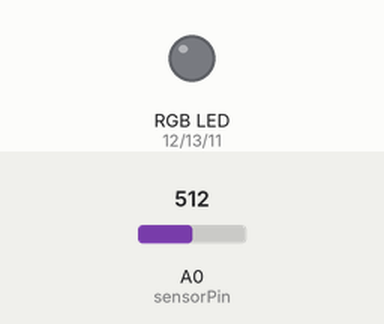
A sketch run on a simulated Arduino Uno, built with avr-gcc and run on an emulated ATmega328P. On the bench: an RGB LED mixed from three pins (HIGH = lit). The test bench sets the inputs (shaded band); at power-on: A0 (sensorPin) = 512.

Above: at 3.8 s.
3.9 s: A0 (sensorPin) set to 0
At 5.5 s:
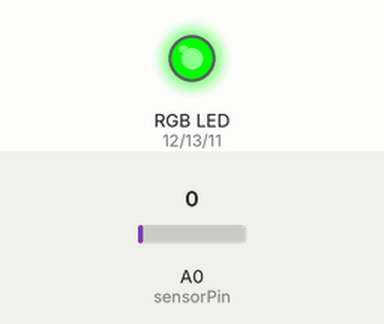
7.9 s: A0 (sensorPin) set to 122
At 8.2 s:
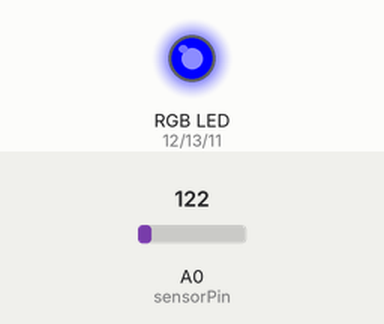
At 8.69 s:
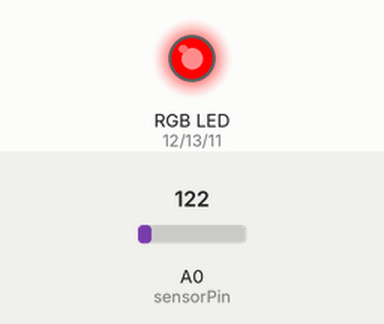
Timing chart, 0 to 17.9 s (numbered marks = the images above; inputs shaded):
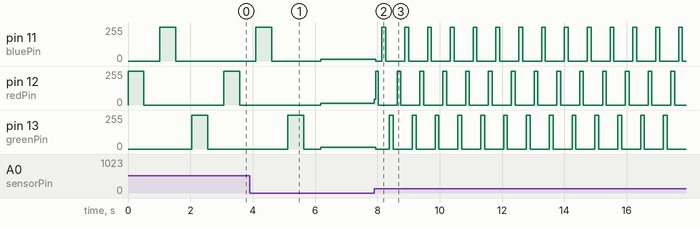

Measured:
- after the input at 7.9 s, pin 11 (bluePin): 14/255 → 0/255 at once, then repeats every 0.73 s: 255/255 0.12 s, 0/255 0.61 s; pin 12 (redPin): 13/255 → 42/255 at once, then moves between 0/255 and 255/255, repeating every 0.73 s; pin 13 (greenPin): 13/255 → 0/255 at once, then repeats every 0.73 s: 255/255 0.12 s, 0/255 0.61 s

The sketch:

AnalogInputmix.ino
```cpp
//author Learnit
int sensorPin = A0;
int greenPin = 13;
int redPin = 12;
int bluePin = 11;
int sensorValue = 0;
void setup() {

 pinMode(redPin, OUTPUT);
 pinMode(greenPin, OUTPUT);
 pinMode(bluePin , OUTPUT);
}

void loop() {

  sensorValue = analogRead(sensorPin);
  digitalWrite(redPin, HIGH);
  delay(sensorValue);
  digitalWrite(redPin, LOW);
  delay(sensorValue);
    digitalWrite(bluePin, HIGH);
  delay(sensorValue);
  digitalWrite(bluePin, LOW);
  delay(sensorValue);
    digitalWrite(greenPin, HIGH);
  delay(sensorValue);
  digitalWrite(greenPin, LOW);
  delay(sensorValue);
}
```
